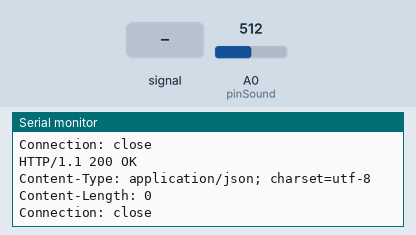
Simulated run of this sketch. Board: Arduino Mega 2560, built with avr-gcc and run on an emulated ATmega2560. Parts: the last lines printed to the serial monitor. Inputs (shaded band) come from the test bench; at power-on: A0 (pinSound) = 512. WiFi joins after 1.5 s; servers stay silent unless stated; uploads are accepted with an empty reply.

Above: at 10.9 s.
11.0 s: A0 (pinSound) set to 716
At 12.44 s:
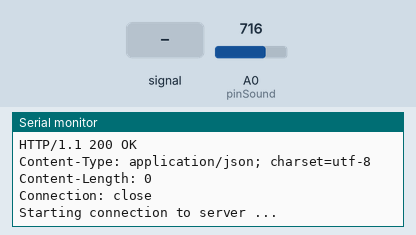
19.2 s: A0 (pinSound) fed a 1000 Hz sine of ±255 counts around its level
27.4 s: A0 (pinSound) set to 900
At 34.5 s:
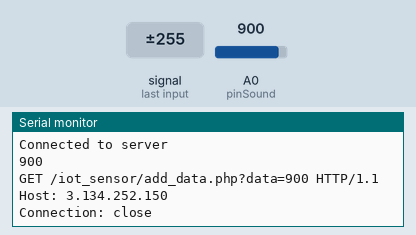
Timing chart, 0 to 36.0 s (numbered marks = the images above; inputs shaded):
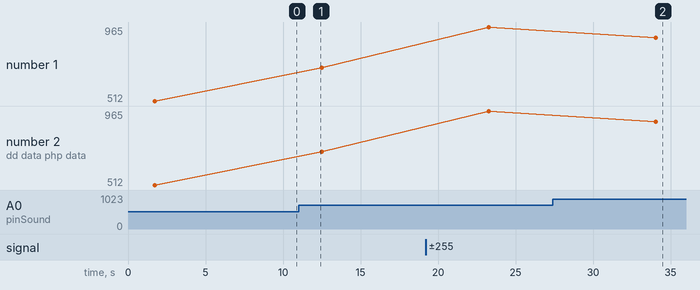

The sketch:

arduino_software.ino
```cpp
#include "WiFiEsp.h"

const int pinSound = A0;

//Emulate Serial1 on pins 6/7 if not present
#ifndef HAVE_HWSERIAL1
#include <SoftwareSerial.h>
SoftwareSerial Serial1(10, 11); // RX | TX
#endif

//Change to your own wifi ssid and password
char ssid[] = "dd-wrt";
char pass[] = "password";
int status = WL_IDLE_STATUS;
char server[] = "3.134.252.150";

char var[15] = "";
char get_request[200];

//Initialize the Ethernet client object
WiFiEspClient client;


void setup() {
  // put your setup code here, to run once:
  //Initial Serial for Debugging
  Serial.begin(115200); // communication with the host computer

  //Initalize Serial communication for ESP Module
  Serial1.begin(115200);

  //Initialize ESP Module
  WiFi.init(&Serial1);

  //Check for presence of WiFi shield
  if (WiFi.status() == WL_NO_SHIELD)
  {
    Serial.println("WiFi shield not present");
    while(true);
  }

  //Attempt to connect to network
  while (status != WL_CONNECTED)
  {
    Serial.print("Attempting to connect to WPA SSID:");
    Serial.println(ssid);
    status = WiFi.begin(ssid, pass);
  }
  Serial.println("You're connected to the network");
  printWifiStatus();

}


void loop() {
  // put your main code here, to run repeatedly:
  Serial.println();
  if (!client.connected())
  {
    Serial.println("Starting connection to server ...");
    client.connect(server, 80);
  }

  Serial.println("Connected to server");
  int sensorValue = analogRead(pinSound);
  String temp_str = String(sensorValue);
  temp_str.toCharArray(var, 15);

  //itoa(sensorValue, var, 10);
  Serial.println(var);

  httpRequestCustom(var);

}

void httpRequestCustom(char data[])
{
  //Make a HTTP request
  sprintf(get_request, "GET /iot_sensor/add_data.php?data=%s HTTP/1.1\r\nHost: 3.134.252.150\r\nConnection: close\r\n\r\n", data);
  Serial.print(get_request);
  client.print(get_request);
  delay(500);
  while (client.available())
  {
    char c = client.read();
    Serial.write(c);
  }
  delay(10000);
}


void printWifiStatus()
{
  //Print SSID of attached network
  Serial.print("SSID: ");
  Serial.println(WiFi.SSID());

  //Print WiFi shield's IP address
  IPAddress ip = WiFi.localIP();
  Serial.print("IP Address: ");
  Serial.println(ip);

  //Print recieved signal strength
  long rssi = WiFi.RSSI();
  Serial.print("Signal strength (RSSI): ");
  Serial.print(rssi);
  Serial.println(" dBm");
}
```

Measured:
- after the input at 27.4 s, the serial monitor: prints a new line after 6.6 s (image 2)
- plotted number 1: 512 → 716 after the input at 11.0 s, 716 → 965 after the input at 19.2 s, 965 → 900 after the input at 27.4 s
- plotted number 2: 512 → 716 after the input at 11.0 s, 716 → 965 after the input at 19.2 s, 965 → 900 after the input at 27.4 s
